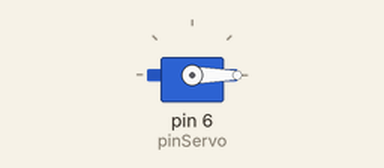
A sketch run on a simulated Arduino Uno, built with avr-gcc and run on an emulated ATmega328P. Parts: servo.

Above: at 0.05 s.
At 10.0 s:
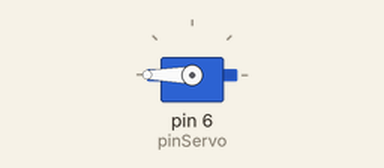
Timing chart, 0 to 13.0 s (numbered marks = the images above):
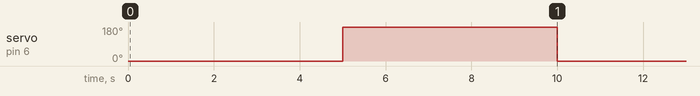

The sketch:

servo.ino
```cpp
#include <Servo.h>

int pinServo = 6;
int pulsoMin = 1000;
int pulsoMax = 2000;


Servo servo;

void setup() {
  servo.attach(pinServo, pulsoMin, pulsoMax);
}

void loop() {
  servo.write(0);
  delay(5000);
  servo.write(180);
  delay(5000);
}
```

Measured:
- by itself, servo on pin 6 (pinServo): alternates 180° for 5.0 s and 0° for 5.0 s
